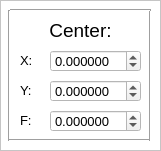
  <widget class="QFrame" name="frame">
   <property name="geometry">
    <rect>
     <x>180</x>
     <y>260</y>
     <width>161</width>
     <height>151</height>
    </rect>
   </property>
   <property name="palette">
    <palette>
     <active>
      <colorrole role="Base">
       <brush brushstyle="SolidPattern">
        <color alpha="255">
         <red>255</red>
         <green>255</green>
         <blue>255</blue>
        </color>
       </brush>
      </colorrole>
      <colorrole role="Window">
       <brush brushstyle="SolidPattern">
        <color alpha="255">
         <red>255</red>
         <green>255</green>
         <blue>255</blue>
        </color>
       </brush>
      </colorrole>
     </active>
     <inactive>
      <colorrole role="Base">
       <brush brushstyle="SolidPattern">
        <color alpha="255">
         <red>255</red>
         <green>255</green>
         <blue>255</blue>
        </color>
       </brush>
      </colorrole>
      <colorrole role="Window">
       <brush brushstyle="SolidPattern">
        <color alpha="255">
         <red>255</red>
         <green>255</green>
         <blue>255</blue>
        </color>
       </brush>
      </colorrole>
     </inactive>
     <disabled>
      <colorrole role="Base">
       <brush brushstyle="SolidPattern">
        <color alpha="255">
         <red>255</red>
         <green>255</green>
         <blue>255</blue>
        </color>
       </brush>
      </colorrole>
      <colorrole role="Window">
       <brush brushstyle="SolidPattern">
        <color alpha="255">
         <red>255</red>
         <green>255</green>
         <blue>255</blue>
        </color>
       </brush>
      </colorrole>
     </disabled>
    </palette>
   </property>
   <property name="autoFillBackground">
    <bool>true</bool>
   </property>
   <property name="frameShape">
    <enum>QFrame::StyledPanel</enum>
   </property>
   <property name="frameShadow">
    <enum>QFrame::Raised</enum>
   </property>
   <widget class="Line" name="line_2">
    <property name="geometry">
     <rect>
      <x>-1</x>
      <y>10</y>
      <width>21</width>
      <height>131</height>
     </rect>
    </property>
    <property name="orientation">
     <enum>Qt::Vertical</enum>
    </property>
   </widget>
   <widget class="Line" name="line_3">
    <property name="geometry">
     <rect>
      <x>140</x>
      <y>10</y>
      <width>21</width>
      <height>131</height>
     </rect>
    </property>
    <property name="orientation">
     <enum>Qt::Vertical</enum>
    </property>
   </widget>
   <widget class="Line" name="line_4">
    <property name="geometry">
     <rect>
      <x>9</x>
      <y>130</y>
      <width>141</width>
      <height>21</height>
     </rect>
    </property>
    <property name="orientation">
     <enum>Qt::Horizontal</enum>
    </property>
   </widget>
   <widget class="Line" name="line_5">
    <property name="geometry">
     <rect>
      <x>10</x>
      <y>0</y>
      <width>141</width>
      <height>21</height>
     </rect>
    </property>
    <property name="orientation">
     <enum>Qt::Horizontal</enum>
    </property>
   </widget>
   <widget class="QLabel" name="label">
    <property name="geometry">
     <rect>
      <x>20</x>
      <y>10</y>
      <width>121</width>
      <height>41</height>
     </rect>
    </property>
    <property name="font">
     <font>
      <pointsize>14</pointsize>
     </font>
    </property>
    <property name="text">
     <string>Center:</string>
    </property>
    <property name="alignment">
     <set>Qt::AlignCenter</set>
    </property>
   </widget>
   <widget class="QLabel" name="label_2">
    <property name="geometry">
     <rect>
      <x>20</x>
      <y>50</y>
      <width>21</width>
      <height>21</height>
     </rect>
    </property>
    <property name="font">
     <font>
      <pointsize>10</pointsize>
     </font>
    </property>
    <property name="text">
     <string>X:</string>
    </property>
   </widget>
   <widget class="QDoubleSpinBox" name="spinBox_centerX">
    <property name="geometry">
     <rect>
      <x>50</x>
      <y>50</y>
      <width>91</width>
      <height>22</height>
     </rect>
    </property>
    <property name="font">
     <font>
      <pointsize>10</pointsize>
     </font>
    </property>
    <property name="decimals">
     <number>6</number>
    </property>
    <property name="minimum">
     <double>-100000000000000.000000000000000</double>
    </property>
    <property name="maximum">
     <double>100000000000000000.000000000000000</double>
    </property>
    <property name="singleStep">
     <double>0.000000000000000</double>
    </property>
   </widget>
   <widget class="QLabel" name="label_3">
    <property name="geometry">
     <rect>
      <x>20</x>
      <y>80</y>
      <width>21</width>
      <height>21</height>
     </rect>
    </property>
    <property name="font">
     <font>
      <pointsize>10</pointsize>
     </font>
    </property>
    <property name="text">
     <string>Y:</string>
    </property>
   </widget>
   <widget class="QDoubleSpinBox" name="spinBox_centerY">
    <property name="geometry">
     <rect>
      <x>50</x>
      <y>80</y>
      <width>91</width>
      <height>22</height>
     </rect>
    </property>
    <property name="font">
     <font>
      <pointsize>10</pointsize>
     </font>
    </property>
    <property name="decimals">
     <number>6</number>
    </property>
    <property name="minimum">
     <double>-100000000000000.000000000000000</double>
    </property>
    <property name="maximum">
     <double>100000000000000000.000000000000000</double>
    </property>
    <property name="singleStep">
     <double>0.000000000000000</double>
    </property>
   </widget>
   <widget class="QLabel" name="label_4">
    <property name="geometry">
     <rect>
      <x>20</x>
      <y>110</y>
      <width>21</width>
      <height>21</height>
     </rect>
    </property>
    <property name="font">
     <font>
      <pointsize>10</pointsize>
     </font>
    </property>
    <property name="text">
     <string>F:</string>
    </property>
   </widget>
   <widget class="QDoubleSpinBox" name="spinBox_centerZ">
    <property name="geometry">
     <rect>
      <x>50</x>
      <y>110</y>
      <width>91</width>
      <height>22</height>
     </rect>
    </property>
    <property name="font">
     <font>
      <pointsize>10</pointsize>
     </font>
    </property>
    <property name="decimals">
     <number>6</number>
    </property>
    <property name="minimum">
     <double>-100000000000000.000000000000000</double>
    </property>
    <property name="maximum">
     <double>100000000000000000.000000000000000</double>
    </property>
    <property name="singleStep">
     <double>0.000000000000000</double>
    </property>
   </widget>
  </widget>
